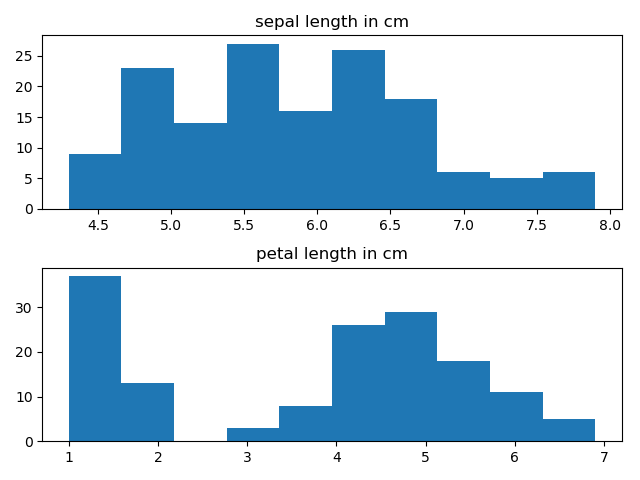

Generate this figure with Python:
import csv
from matplotlib import pyplot
# from numpy import genfromtxt
import numpy
file = open('.\\iris.csv', 'r')

iris_csv = csv.reader(file, delimiter=',')
data = numpy.array(iris_csv)
# iris = [row for row in iris_csv]
# print(len(iris))
# print(iris[:][0])
data = numpy.genfromtxt('.\\iris.csv', delimiter=',')

fig, (axes0, axes1) = pyplot.subplots(2)
axes0.set_title('sepal length in cm')
axes0.hist(data[:, 0], 10)
axes1.set_title('petal length in cm')
axes1.hist(data[:, 2], 10)
pyplot.show()
